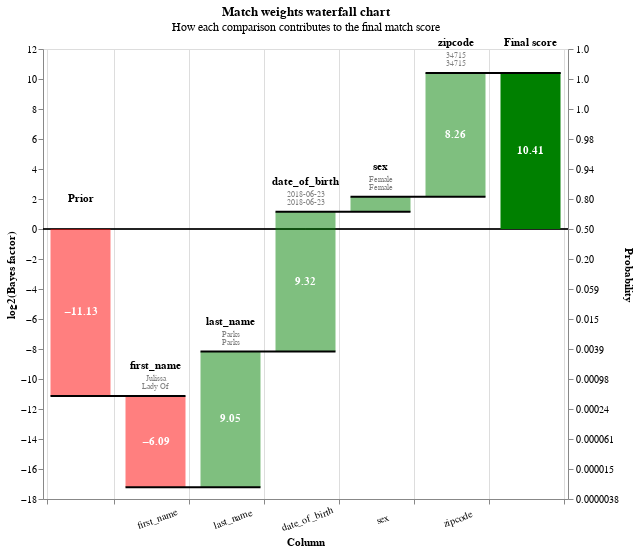

Write notebook code for a chart like this one.
### Markdown cell above
# See why simulant 401 matched whereas simulant 29442 didn't, when both of them had a fake name.

It looks like matching last names carry more weight than matching first names, and simulant 401 had matching birthdays whereas simulant 29442's birthday was off by one character. Those two differences between the record comparisons made a large difference in the final probability of the link.

### Code cell
simulant_id = 401
wic_id, census_id = df_true_links.loc[simulant_id, ['unique_id_wic', 'unique_id_census']]
record = df_predictions_pd.query("unique_id_l == @wic_id and unique_id_r == @census_id")
linker.waterfall_chart([record.squeeze()], filter_nulls=False)

### Figure 1 — Vega-Lite specification as saved in the notebook (floating-point values rounded to 4 significant figures)
{"$schema": "https://vega.github.io/schema/vega-lite/v5.2.0.json", "height": 450, "resolve": {"axis": {"y": "independent"}}, "width": {"step": 75}, "data": {"values": [{"column_name": "Prior", "label_for_charts": "Starting match weight (prior)", "sql_condition": null, "log2_bayes_factor": -11.13, "bayes_factor": 0.000446, "comparison_vector_value": null, "m_probability": null, "u_probability": null, "bayes_factor_description": null, "value_l": "", "value_r": "", "term_frequency_adjustment": null, "bar_sort_order": 0, "record_number": 0}, {"column_name": "first_name", "label_for_charts": "All other comparisons", "sql_condition": "ELSE", "log2_bayes_factor": -6.089, "bayes_factor": 0.01469, "comparison_vector_value": 0, "m_probability": 0.01455, "u_probability": 0.9908, "bayes_factor_description": "If comparison level is `all other comparisons` then comparison is  68.08 times less likely to be a match", "value_l": "Julissa", "value_r": "Lady Of", "term_frequency_adjustment": false, "bar_sort_order": 1, "record_number": 0}, {"column_name": "last_name", "label_for_charts": "Exact match", "sql_condition": "\"last_name_l\" = \"last_name_r\"", "log2_bayes_factor": 9.053, "bayes_factor": 531.1, "comparison_vector_value": 3, "m_probability": 0.9834, "u_probability": 0.001852, "bayes_factor_description": "If comparison level is `exact match` then comparison is 531.13 times more likely to be a match", "value_l": "Parks", "value_r": "Parks", "term_frequency_adjustment": false, "bar_sort_order": 2, "record_number": 0}, {"column_name": "date_of_birth", "label_for_charts": "Exact match", "sql_condition": "\"date_of_birth_l\" = \"date_of_birth_r\"", "log2_bayes_factor": 9.319, "bayes_factor": 638.8, "comparison_vector_value": 2, "m_probability": 0.9798, "u_probability": 0.001534, "bayes_factor_description": "If comparison level is `exact match` then comparison is 638.82 times more likely to be a match", "value_l": "2018-06-23", "value_r": "2018-06-23", "term_frequency_adjustment": false, "bar_sort_order": 3, "record_number": 0}, {"column_name": "sex", "label_for_charts": "Exact match", "sql_condition": "\"sex_l\" = \"sex_r\"", "log2_bayes_factor": 0.9933, "bayes_factor": 1.991, "comparison_vector_value": 1, "m_probability": 0.9821, "u_probability": 0.4933, "bayes_factor_description": "If comparison level is `exact match` then comparison is 1.99 times more likely to be a match", "value_l": "Female", "value_r": "Female", "term_frequency_adjustment": false, "bar_sort_order": 4, "record_number": 0}, {"column_name": "zipcode", "label_for_charts": "Exact match", "sql_condition": "\"zipcode_l\" = \"zipcode_r\"", "log2_bayes_factor": 8.26, "bayes_factor": 306.5, "comparison_vector_value": 3, "m_probability": 0.9855, "u_probability": 0.003216, "bayes_factor_description": "If comparison level is `exact match` then comparison is 306.49 times more likely to be a match", "value_l": "34715", "value_r": "34715", "term_frequency_adjustment": false, "bar_sort_order": 5, "record_number": 0}, {"column_name": "Final score", "label_for_charts": "Final score", "sql_condition": null, "log2_bayes_factor": 10.41, "bayes_factor": 1356.0, "comparison_vector_value": null, "m_probability": null, "u_probability": null, "bayes_factor_description": null, "value_l": "", "value_r": "", "term_frequency_adjustment": null, "bar_sort_order": 6, "record_number": 0}]}, "config": {"view": {"continuousWidth": 400, "continuousHeight": 300}}, "params": [{"name": "record_number", "value": 0, "bind": {"input": "range", "min": 0, "max": 0, "step": 1}, "description": "Filter by the interation number"}], "title": {"text": "Match weights waterfall chart", "subtitle": "How each comparison contributes to the final match score"}, "transform": [{"filter": "(datum.record_number == record_number)"}, {"window": [{"op": "sum", "field": "log2_bayes_factor", "as": "sum"}, {"op": "lead", "field": "column_name", "as": "lead"}], "frame": [null, 0]}, {"calculate": "datum.column_name === \"Final score\" ? datum.sum - datum.log2_bayes_factor : datum.sum", "as": "sum"}, {"calculate": "datum.lead === null ? datum.column_name : datum.lead", "as": "lead"}, {"calculate": "datum.column_name === \"Final score\" || datum.column_name === \"Prior match weight\" ? 0 : datum.sum - datum.log2_bayes_factor", "as": "previous_sum"}, {"calculate": "datum.sum > datum.previous_sum ? datum.column_name : \"\"", "as": "top_label"}, {"calculate": "datum.sum < datum.previous_sum ? datum.column_name : \"\"", "as": "bottom_label"}, {"calculate": "datum.sum > datum.previous_sum ? datum.sum : datum.previous_sum", "as": "sum_top"}, {"calculate": "datum.sum < datum.previous_sum ? datum.sum : datum.previous_sum", "as": "sum_bottom"}, {"calculate": "(datum.sum + datum.previous_sum) / 2", "as": "center"}, {"calculate": "(datum.log2_bayes_factor > 0 ? \"+\" : \"\") + datum.log2_bayes_factor", "as": "text_log2_bayes_factor"}, {"calculate": "datum.sum < datum.previous_sum ? 4 : -4", "as": "dy"}, {"calculate": "datum.sum < datum.previous_sum ? \"top\" : \"bottom\"", "as": "baseline"}, {"calculate": "1. / (1 + pow(2, -1.*datum.sum))", "as": "prob"}, {"calculate": "0*datum.sum", "as": "zero"}], "layer": [{"layer": [{"mark": "rule", "encoding": {"y": {"field": "zero", "type": "quantitative"}, "size": {"value": 0.5}, "color": {"value": "black"}}}, {"mark": {"type": "bar", "width": 60}, "encoding": {"color": {"condition": {"value": "red", "test": "(datum.log2_bayes_factor < 0)"}, "value": "green"}, "opacity": {"condition": {"value": 1, "test": "datum.column_name == 'Prior match weight' || datum.column_name == 'Final score'"}, "value": 0.5}, "tooltip": [{"type": "nominal", "field": "column_name", "title": "Comparison column"}, {"type": "nominal", "field": "value_l", "title": "Value (L)"}, {"type": "nominal", "field": "value_r", "title": "Value (R)"}, {"type": "ordinal", "field": "label_for_charts", "title": "Label"}, {"type": "nominal", "field": "sql_condition", "title": "SQL condition"}, {"type": "nominal", "field": "comparison_vector_value", "title": "Comparison vector value"}, {"type": "quantitative", "field": "bayes_factor", "title": "Bayes factor = m/u", "format": ",.4f"}, {"type": "quantitative", "field": "log2_bayes_factor", "title": "Match weight = log2(m/u)", "format": ",.4f"}, {"type": "quantitative", "field": "prob", "format": ".4f", "title": "Adjusted match score"}, {"type": "nominal", "field": "bayes_factor_description", "title": "Match weight description"}], "x": {"type": "nominal", "axis": {"labelExpr": "datum.value == 'Prior' || datum.value == 'Final score' ? '' : datum.value", "labelAngle": -20, "labelAlign": "center", "labelPadding": 10, "title": "Column", "grid": true, "tickBand": "extent"}, "field": "column_name", "sort": {"field": "bar_sort_order", "order": "ascending"}}, "y": {"type": "quantitative", "axis": {"grid": false, "orient": "left", "title": "log2(Bayes factor)"}, "field": "previous_sum"}, "y2": {"field": "sum"}}}, {"mark": {"type": "text", "fontWeight": "bold"}, "encoding": {"color": {"value": "white"}, "text": {"condition": {"type": "nominal", "field": "log2_bayes_factor", "format": ".2f", "test": "abs(datum.log2_bayes_factor) > 1"}, "value": ""}, "x": {"type": "nominal", "axis": {"labelAngle": 0, "title": "Column"}, "field": "column_name", "sort": {"field": "bar_sort_order", "order": "ascending"}}, "y": {"type": "quantitative", "axis": {"orient": "left"}, "field": "center"}}}, {"mark": {"type": "text", "baseline": "bottom", "dy": -25, "fontWeight": "bold"}, "encoding": {"color": {"value": "black"}, "text": {"type": "nominal", "field": "column_name"}, "x": {"type": "nominal", "axis": {"labelAngle": 0, "title": "Column"}, "field": "column_name", "sort": {"field": "bar_sort_order", "order": "ascending"}}, "y": {"type": "quantitative", "field": "sum_top"}}}, {"mark": {"type": "text", "baseline": "bottom", "fontSize": 8, "dy": -13}, "encoding": {"color": {"value": "grey"}, "text": {"type": "nominal", "field": "value_l"}, "x": {"type": "nominal", "axis": {"labelAngle": 0, "title": "Column"}, "field": "column_name", "sort": {"field": "bar_sort_order", "order": "ascending"}}, "y": {"type": "quantitative", "field": "sum_top"}}}, {"mark": {"type": "text", "baseline": "bottom", "fontSize": 8, "dy": -5}, "encoding": {"color": {"value": "grey"}, "text": {"type": "nominal", "field": "value_r"}, "x": {"type": "nominal", "axis": {"labelAngle": 0, "title": "Column"}, "field": "column_name", "sort": {"field": "bar_sort_order", "order": "ascending"}}, "y": {"type": "quantitative", "field": "sum_top"}}}]}, {"mark": {"type": "rule", "color": "black", "strokeWidth": 2, "x2Offset": 30, "xOffset": -30}, "encoding": {"x": {"type": "nominal", "axis": {"labelAngle": 0, "title": "Column"}, "field": "column_name", "sort": {"field": "bar_sort_order", "order": "ascending"}}, "x2": {"field": "lead"}, "y": {"type": "quantitative", "axis": {"labelExpr": "format(1 / (1 + pow(2, -1*datum.value)), '.2r')", "orient": "right", "title": "Probability"}, "field": "sum", "scale": {"zero": false}}}}]}
